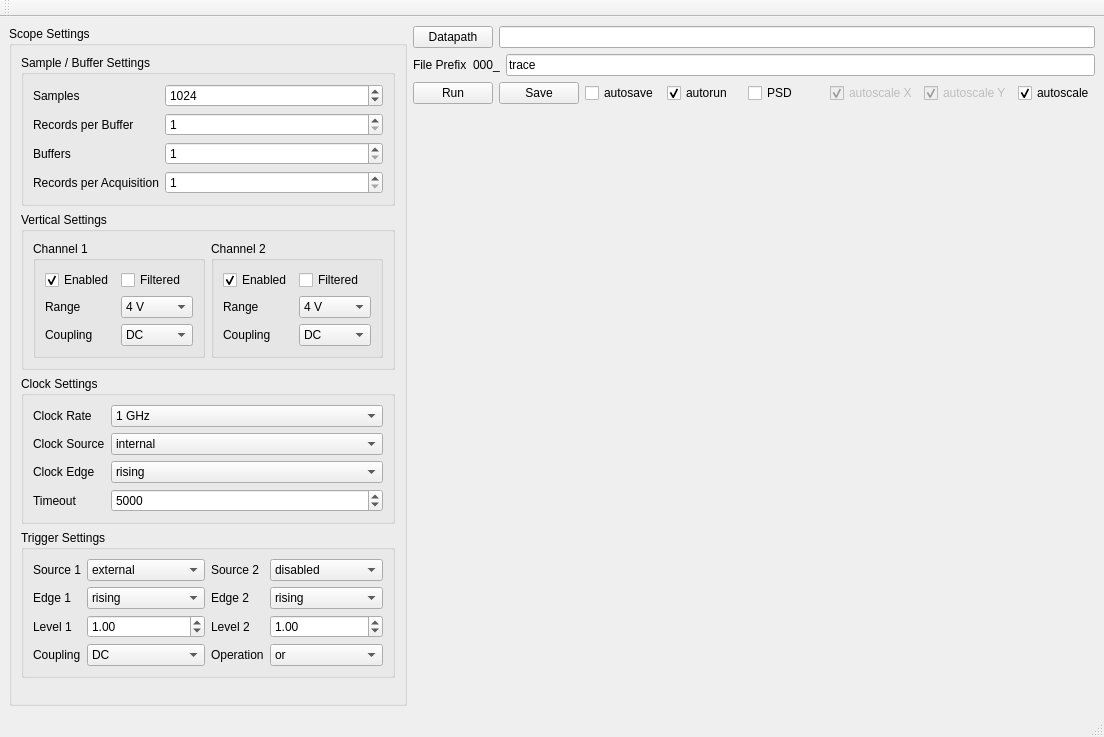
<?xml version="1.0" encoding="UTF-8"?>
<ui version="4.0">
 <class>ScopeWindow</class>
 <widget class="QMainWindow" name="ScopeWindow">
  <property name="geometry">
   <rect>
    <x>0</x>
    <y>0</y>
    <width>1104</width>
    <height>737</height>
   </rect>
  </property>
  <property name="windowTitle">
   <string>DScope</string>
  </property>
  <widget class="QWidget" name="centralwidget">
   <layout class="QHBoxLayout" name="horizontalLayout_5">
    <item>
     <widget class="QGroupBox" name="ScopeSettings">
      <property name="title">
       <string>Scope Settings</string>
      </property>
      <layout class="QVBoxLayout" name="verticalLayout_5">
       <item>
        <widget class="QGroupBox" name="SampleSettings">
         <property name="sizePolicy">
          <sizepolicy hsizetype="Preferred" vsizetype="Preferred">
           <horstretch>0</horstretch>
           <verstretch>0</verstretch>
          </sizepolicy>
         </property>
         <property name="title">
          <string>Sample / Buffer Settings</string>
         </property>
         <layout class="QGridLayout" name="gridLayout">
          <item row="0" column="0">
           <layout class="QFormLayout" name="formLayout">
            <property name="fieldGrowthPolicy">
             <enum>QFormLayout::AllNonFixedFieldsGrow</enum>
            </property>
            <item row="0" column="0">
             <widget class="QLabel" name="label">
              <property name="text">
               <string>Samples</string>
              </property>
             </widget>
            </item>
            <item row="0" column="1">
             <widget class="QSpinBox" name="samplesSpinBox">
              <property name="minimum">
               <number>32</number>
              </property>
              <property name="maximum">
               <number>999999999</number>
              </property>
              <property name="singleStep">
               <number>64</number>
              </property>
              <property name="value">
               <number>1024</number>
              </property>
             </widget>
            </item>
            <item row="1" column="0">
             <widget class="QLabel" name="label_2">
              <property name="text">
               <string>Records per Buffer</string>
              </property>
             </widget>
            </item>
            <item row="1" column="1">
             <widget class="QSpinBox" name="recordsSpinBox">
              <property name="minimum">
               <number>1</number>
              </property>
              <property name="maximum">
               <number>999999999</number>
              </property>
             </widget>
            </item>
            <item row="2" column="0">
             <widget class="QLabel" name="label_3">
              <property name="text">
               <string>Buffers</string>
              </property>
             </widget>
            </item>
            <item row="2" column="1">
             <widget class="QSpinBox" name="buffersSpinBox">
              <property name="minimum">
               <number>1</number>
              </property>
              <property name="maximum">
               <number>999999999</number>
              </property>
             </widget>
            </item>
            <item row="3" column="0">
             <widget class="QLabel" name="label_21">
              <property name="text">
               <string>Records per Acquisition</string>
              </property>
             </widget>
            </item>
            <item row="3" column="1">
             <widget class="QSpinBox" name="recordsPerAcquisitionSpinBox">
              <property name="minimum">
               <number>1</number>
              </property>
              <property name="maximum">
               <number>999999999</number>
              </property>
              <property name="value">
               <number>1</number>
              </property>
             </widget>
            </item>
           </layout>
          </item>
         </layout>
        </widget>
       </item>
       <item>
        <widget class="QGroupBox" name="VerticalSettings">
         <property name="sizePolicy">
          <sizepolicy hsizetype="Preferred" vsizetype="Preferred">
           <horstretch>0</horstretch>
           <verstretch>0</verstretch>
          </sizepolicy>
         </property>
         <property name="title">
          <string>Vertical Settings</string>
         </property>
         <layout class="QHBoxLayout" name="horizontalLayout_2">
          <item>
           <widget class="QGroupBox" name="Ch1Vertical">
            <property name="title">
             <string>Channel 1</string>
            </property>
            <layout class="QVBoxLayout" name="verticalLayout_3">
             <item>
              <layout class="QFormLayout" name="formLayout_5">
               <property name="fieldGrowthPolicy">
                <enum>QFormLayout::AllNonFixedFieldsGrow</enum>
               </property>
               <item row="0" column="0">
                <widget class="QCheckBox" name="ch1_enabledCheckBox">
                 <property name="text">
                  <string>Enabled</string>
                 </property>
                 <property name="checked">
                  <bool>true</bool>
                 </property>
                </widget>
               </item>
               <item row="0" column="1">
                <widget class="QCheckBox" name="ch1_filteredCheckBox">
                 <property name="text">
                  <string>Filtered</string>
                 </property>
                </widget>
               </item>
               <item row="1" column="0">
                <widget class="QLabel" name="label_16">
                 <property name="text">
                  <string>Range</string>
                 </property>
                </widget>
               </item>
               <item row="1" column="1">
                <widget class="QComboBox" name="ch1_rangeComboBox">
                 <item>
                  <property name="text">
                   <string>4 V</string>
                  </property>
                 </item>
                 <item>
                  <property name="text">
                   <string>2 V</string>
                  </property>
                 </item>
                 <item>
                  <property name="text">
                   <string>1 V</string>
                  </property>
                 </item>
                 <item>
                  <property name="text">
                   <string>400 mV</string>
                  </property>
                 </item>
                 <item>
                  <property name="text">
                   <string>200 mV</string>
                  </property>
                 </item>
                 <item>
                  <property name="text">
                   <string>100 mV</string>
                  </property>
                 </item>
                 <item>
                  <property name="text">
                   <string>40 mV</string>
                  </property>
                 </item>
                </widget>
               </item>
               <item row="2" column="0">
                <widget class="QLabel" name="label_17">
                 <property name="text">
                  <string>Coupling</string>
                 </property>
                </widget>
               </item>
               <item row="2" column="1">
                <widget class="QComboBox" name="ch1_couplingComboBox">
                 <item>
                  <property name="text">
                   <string>DC</string>
                  </property>
                 </item>
                 <item>
                  <property name="text">
                   <string>AC</string>
                  </property>
                 </item>
                </widget>
               </item>
              </layout>
             </item>
            </layout>
           </widget>
          </item>
          <item>
           <widget class="QGroupBox" name="Ch2Vertical">
            <property name="title">
             <string>Channel 2</string>
            </property>
            <layout class="QVBoxLayout" name="verticalLayout_4">
             <item>
              <layout class="QFormLayout" name="formLayout_6">
               <property name="fieldGrowthPolicy">
                <enum>QFormLayout::AllNonFixedFieldsGrow</enum>
               </property>
               <item row="0" column="0">
                <widget class="QCheckBox" name="ch2_enabledCheckBox">
                 <property name="text">
                  <string>Enabled</string>
                 </property>
                 <property name="checked">
                  <bool>true</bool>
                 </property>
                </widget>
               </item>
               <item row="0" column="1">
                <widget class="QCheckBox" name="ch2_filteredCheckBox">
                 <property name="text">
                  <string>Filtered</string>
                 </property>
                </widget>
               </item>
               <item row="1" column="0">
                <widget class="QLabel" name="label_18">
                 <property name="text">
                  <string>Range</string>
                 </property>
                </widget>
               </item>
               <item row="1" column="1">
                <widget class="QComboBox" name="ch2_rangeComboBox">
                 <item>
                  <property name="text">
                   <string>4 V</string>
                  </property>
                 </item>
                 <item>
                  <property name="text">
                   <string>2 V</string>
                  </property>
                 </item>
                 <item>
                  <property name="text">
                   <string>1 V</string>
                  </property>
                 </item>
                 <item>
                  <property name="text">
                   <string>400 mV</string>
                  </property>
                 </item>
                 <item>
                  <property name="text">
                   <string>200 mV</string>
                  </property>
                 </item>
                 <item>
                  <property name="text">
                   <string>100 mV</string>
                  </property>
                 </item>
                 <item>
                  <property name="text">
                   <string>40 mV</string>
                  </property>
                 </item>
                </widget>
               </item>
               <item row="2" column="0">
                <widget class="QLabel" name="label_19">
                 <property name="text">
                  <string>Coupling</string>
                 </property>
                </widget>
               </item>
               <item row="2" column="1">
                <widget class="QComboBox" name="ch2_couplingComboBox">
                 <item>
                  <property name="text">
                   <string>DC</string>
                  </property>
                 </item>
                 <item>
                  <property name="text">
                   <string>AC</string>
                  </property>
                 </item>
                </widget>
               </item>
              </layout>
             </item>
            </layout>
           </widget>
          </item>
         </layout>
        </widget>
       </item>
       <item>
        <widget class="QGroupBox" name="ClockSettings">
         <property name="sizePolicy">
          <sizepolicy hsizetype="Preferred" vsizetype="Preferred">
           <horstretch>0</horstretch>
           <verstretch>0</verstretch>
          </sizepolicy>
         </property>
         <property name="title">
          <string>Clock Settings</string>
         </property>
         <layout class="QVBoxLayout" name="verticalLayout">
          <item>
           <layout class="QFormLayout" name="formLayout_2">
            <property name="fieldGrowthPolicy">
             <enum>QFormLayout::AllNonFixedFieldsGrow</enum>
            </property>
            <item row="0" column="0">
             <widget class="QLabel" name="label_6">
              <property name="text">
               <string>Clock Rate</string>
              </property>
             </widget>
            </item>
            <item row="0" column="1">
             <widget class="QComboBox" name="samplerateComboBox">
              <item>
               <property name="text">
                <string>1 GHz</string>
               </property>
              </item>
              <item>
               <property name="text">
                <string>500 MHz</string>
               </property>
              </item>
              <item>
               <property name="text">
                <string>250 MHz</string>
               </property>
              </item>
              <item>
               <property name="text">
                <string>100 MHz</string>
               </property>
              </item>
              <item>
               <property name="text">
                <string>50 MHz</string>
               </property>
              </item>
              <item>
               <property name="text">
                <string>20 MHz</string>
               </property>
              </item>
              <item>
               <property name="text">
                <string>10 MHz</string>
               </property>
              </item>
              <item>
               <property name="text">
                <string>5 MHz</string>
               </property>
              </item>
              <item>
               <property name="text">
                <string>2 MHz</string>
               </property>
              </item>
              <item>
               <property name="text">
                <string>1 MHz</string>
               </property>
              </item>
              <item>
               <property name="text">
                <string>20 kHz</string>
               </property>
              </item>
              <item>
               <property name="text">
                <string>10 kHz</string>
               </property>
              </item>
              <item>
               <property name="text">
                <string>5 kHz</string>
               </property>
              </item>
              <item>
               <property name="text">
                <string>2 kHz</string>
               </property>
              </item>
              <item>
               <property name="text">
                <string>1 kHz</string>
               </property>
              </item>
             </widget>
            </item>
            <item row="1" column="0">
             <widget class="QLabel" name="label_4">
              <property name="text">
               <string>Clock Source</string>
              </property>
             </widget>
            </item>
            <item row="1" column="1">
             <widget class="QComboBox" name="clocksourceComboBox">
              <item>
               <property name="text">
                <string>internal</string>
               </property>
              </item>
              <item>
               <property name="text">
                <string>reference</string>
               </property>
              </item>
              <item>
               <property name="text">
                <string>60 MHz</string>
               </property>
              </item>
              <item>
               <property name="text">
                <string>1 GHz</string>
               </property>
              </item>
             </widget>
            </item>
            <item row="2" column="0">
             <widget class="QLabel" name="label_5">
              <property name="text">
               <string>Clock Edge</string>
              </property>
             </widget>
            </item>
            <item row="2" column="1">
             <widget class="QComboBox" name="clockedgeComboBox">
              <item>
               <property name="text">
                <string>rising</string>
               </property>
              </item>
              <item>
               <property name="text">
                <string>falling</string>
               </property>
              </item>
             </widget>
            </item>
            <item row="3" column="0">
             <widget class="QLabel" name="label_10">
              <property name="text">
               <string>Timeout</string>
              </property>
             </widget>
            </item>
            <item row="3" column="1">
             <widget class="QSpinBox" name="timeoutSpinBox">
              <property name="maximum">
               <number>1000000000</number>
              </property>
              <property name="value">
               <number>5000</number>
              </property>
             </widget>
            </item>
           </layout>
          </item>
         </layout>
        </widget>
       </item>
       <item>
        <widget class="QGroupBox" name="TriggerSettings">
         <property name="sizePolicy">
          <sizepolicy hsizetype="Preferred" vsizetype="Preferred">
           <horstretch>0</horstretch>
           <verstretch>0</verstretch>
          </sizepolicy>
         </property>
         <property name="title">
          <string>Trigger Settings</string>
         </property>
         <layout class="QVBoxLayout" name="verticalLayout_6">
          <item>
           <layout class="QHBoxLayout" name="horizontalLayout">
            <item>
             <layout class="QFormLayout" name="formLayout_3">
              <property name="fieldGrowthPolicy">
               <enum>QFormLayout::AllNonFixedFieldsGrow</enum>
              </property>
              <item row="0" column="0">
               <widget class="QLabel" name="label_7">
                <property name="text">
                 <string>Source 1</string>
                </property>
               </widget>
              </item>
              <item row="0" column="1">
               <widget class="QComboBox" name="trig1_sourceComboBox">
                <property name="currentIndex">
                 <number>2</number>
                </property>
                <item>
                 <property name="text">
                  <string>CH_A</string>
                 </property>
                </item>
                <item>
                 <property name="text">
                  <string>CH_B</string>
                 </property>
                </item>
                <item>
                 <property name="text">
                  <string>external</string>
                 </property>
                </item>
                <item>
                 <property name="text">
                  <string>disabled</string>
                 </property>
                </item>
               </widget>
              </item>
              <item row="1" column="1">
               <widget class="QComboBox" name="trig1_edgeComboBox">
                <item>
                 <property name="text">
                  <string>rising</string>
                 </property>
                </item>
                <item>
                 <property name="text">
                  <string>falling</string>
                 </property>
                </item>
               </widget>
              </item>
              <item row="2" column="0">
               <widget class="QLabel" name="label_9">
                <property name="text">
                 <string>Level 1</string>
                </property>
               </widget>
              </item>
              <item row="2" column="1">
               <widget class="QDoubleSpinBox" name="trig1_levelSpinBox">
                <property name="value">
                 <double>1.000000000000000</double>
                </property>
               </widget>
              </item>
              <item row="3" column="0">
               <widget class="QLabel" name="label_11">
                <property name="text">
                 <string>Coupling</string>
                </property>
               </widget>
              </item>
              <item row="3" column="1">
               <widget class="QComboBox" name="trigCouplingComboBox">
                <item>
                 <property name="text">
                  <string>DC</string>
                 </property>
                </item>
                <item>
                 <property name="text">
                  <string>AC</string>
                 </property>
                </item>
               </widget>
              </item>
              <item row="1" column="0">
               <widget class="QLabel" name="label_8">
                <property name="text">
                 <string>Edge 1</string>
                </property>
               </widget>
              </item>
             </layout>
            </item>
            <item>
             <layout class="QFormLayout" name="formLayout_4">
              <property name="fieldGrowthPolicy">
               <enum>QFormLayout::AllNonFixedFieldsGrow</enum>
              </property>
              <item row="0" column="0">
               <widget class="QLabel" name="label_12">
                <property name="text">
                 <string>Source 2</string>
                </property>
               </widget>
              </item>
              <item row="0" column="1">
               <widget class="QComboBox" name="trig2_sourceComboBox">
                <property name="currentIndex">
                 <number>3</number>
                </property>
                <item>
                 <property name="text">
                  <string>CH_A</string>
                 </property>
                </item>
                <item>
                 <property name="text">
                  <string>CH_B</string>
                 </property>
                </item>
                <item>
                 <property name="text">
                  <string>external</string>
                 </property>
                </item>
                <item>
                 <property name="text">
                  <string>disabled</string>
                 </property>
                </item>
               </widget>
              </item>
              <item row="1" column="1">
               <widget class="QComboBox" name="trig2_edgeComboBox">
                <item>
                 <property name="text">
                  <string>rising</string>
                 </property>
                </item>
                <item>
                 <property name="text">
                  <string>falling</string>
                 </property>
                </item>
               </widget>
              </item>
              <item row="2" column="0">
               <widget class="QLabel" name="label_13">
                <property name="text">
                 <string>Level 2</string>
                </property>
               </widget>
              </item>
              <item row="2" column="1">
               <widget class="QDoubleSpinBox" name="trig2_levelSpinBox">
                <property name="value">
                 <double>1.000000000000000</double>
                </property>
               </widget>
              </item>
              <item row="3" column="0">
               <widget class="QLabel" name="label_14">
                <property name="text">
                 <string>Operation</string>
                </property>
               </widget>
              </item>
              <item row="1" column="0">
               <widget class="QLabel" name="label_15">
                <property name="text">
                 <string>Edge 2</string>
                </property>
               </widget>
              </item>
              <item row="3" column="1">
               <widget class="QComboBox" name="trigOpComboBox">
                <item>
                 <property name="text">
                  <string>or</string>
                 </property>
                </item>
                <item>
                 <property name="text">
                  <string>and</string>
                 </property>
                </item>
                <item>
                 <property name="text">
                  <string>xor</string>
                 </property>
                </item>
                <item>
                 <property name="text">
                  <string>and not</string>
                 </property>
                </item>
               </widget>
              </item>
             </layout>
            </item>
           </layout>
          </item>
         </layout>
        </widget>
       </item>
       <item>
        <spacer name="verticalSpacer">
         <property name="orientation">
          <enum>Qt::Vertical</enum>
         </property>
         <property name="sizeHint" stdset="0">
          <size>
           <width>20</width>
           <height>40</height>
          </size>
         </property>
        </spacer>
       </item>
      </layout>
     </widget>
    </item>
    <item>
     <layout class="QVBoxLayout" name="verticalLayout_2">
      <item>
       <layout class="QHBoxLayout" name="horizontalLayout_3">
        <item>
         <widget class="QPushButton" name="datapathButton">
          <property name="text">
           <string>Datapath</string>
          </property>
         </widget>
        </item>
        <item>
         <widget class="QLineEdit" name="datapathLineEdit"/>
        </item>
       </layout>
      </item>
      <item>
       <layout class="QHBoxLayout" name="horizontalLayout_6">
        <item>
         <widget class="QLabel" name="label_20">
          <property name="text">
           <string>File Prefix</string>
          </property>
         </widget>
        </item>
        <item>
         <widget class="QLabel" name="filenumberLabel">
          <property name="text">
           <string>000_</string>
          </property>
         </widget>
        </item>
        <item>
         <widget class="QLineEdit" name="prefixLineEdit">
          <property name="text">
           <string>trace</string>
          </property>
         </widget>
        </item>
       </layout>
      </item>
      <item>
       <layout class="QHBoxLayout" name="horizontalLayout_4">
        <item>
         <widget class="QPushButton" name="runButton">
          <property name="text">
           <string>Run</string>
          </property>
         </widget>
        </item>
        <item>
         <widget class="QPushButton" name="saveButton">
          <property name="text">
           <string>Save</string>
          </property>
         </widget>
        </item>
        <item>
         <widget class="QCheckBox" name="autosaveCheckBox">
          <property name="text">
           <string>autosave</string>
          </property>
         </widget>
        </item>
        <item>
         <widget class="QCheckBox" name="autorunCheckBox">
          <property name="text">
           <string>autorun</string>
          </property>
          <property name="checked">
           <bool>true</bool>
          </property>
         </widget>
        </item>
        <item>
         <widget class="QCheckBox" name="PSDCheckBox">
          <property name="text">
           <string>PSD</string>
          </property>
         </widget>
        </item>
        <item>
         <widget class="QCheckBox" name="x_autoscaleCheckBox">
          <property name="enabled">
           <bool>false</bool>
          </property>
          <property name="text">
           <string>autoscale X</string>
          </property>
          <property name="checked">
           <bool>true</bool>
          </property>
         </widget>
        </item>
        <item>
         <widget class="QCheckBox" name="y_autoscaleCheckBox">
          <property name="enabled">
           <bool>false</bool>
          </property>
          <property name="text">
           <string>autoscale Y</string>
          </property>
          <property name="checked">
           <bool>true</bool>
          </property>
         </widget>
        </item>
        <item>
         <widget class="QCheckBox" name="autoscaleCheckBox">
          <property name="text">
           <string>autoscale</string>
          </property>
          <property name="checked">
           <bool>true</bool>
          </property>
         </widget>
        </item>
       </layout>
      </item>
      <item>
       <widget class="CurveWidget" name="curvewidget">
        <property name="orientation">
         <enum>Qt::Horizontal</enum>
        </property>
       </widget>
      </item>
     </layout>
    </item>
   </layout>
  </widget>
  <widget class="QMenuBar" name="menubar">
   <property name="geometry">
    <rect>
     <x>0</x>
     <y>0</y>
     <width>1104</width>
     <height>21</height>
    </rect>
   </property>
  </widget>
  <widget class="QStatusBar" name="statusbar"/>
  <widget class="QToolBar" name="toolBar">
   <property name="windowTitle">
    <string>toolBar</string>
   </property>
   <attribute name="toolBarArea">
    <enum>TopToolBarArea</enum>
   </attribute>
   <attribute name="toolBarBreak">
    <bool>false</bool>
   </attribute>
  </widget>
 </widget>
 <customwidgets>
  <customwidget>
   <class>CurveWidget</class>
   <extends>QSplitter</extends>
   <header>guiqwt.plot</header>
  </customwidget>
 </customwidgets>
 <resources/>
 <connections/>
</ui>
